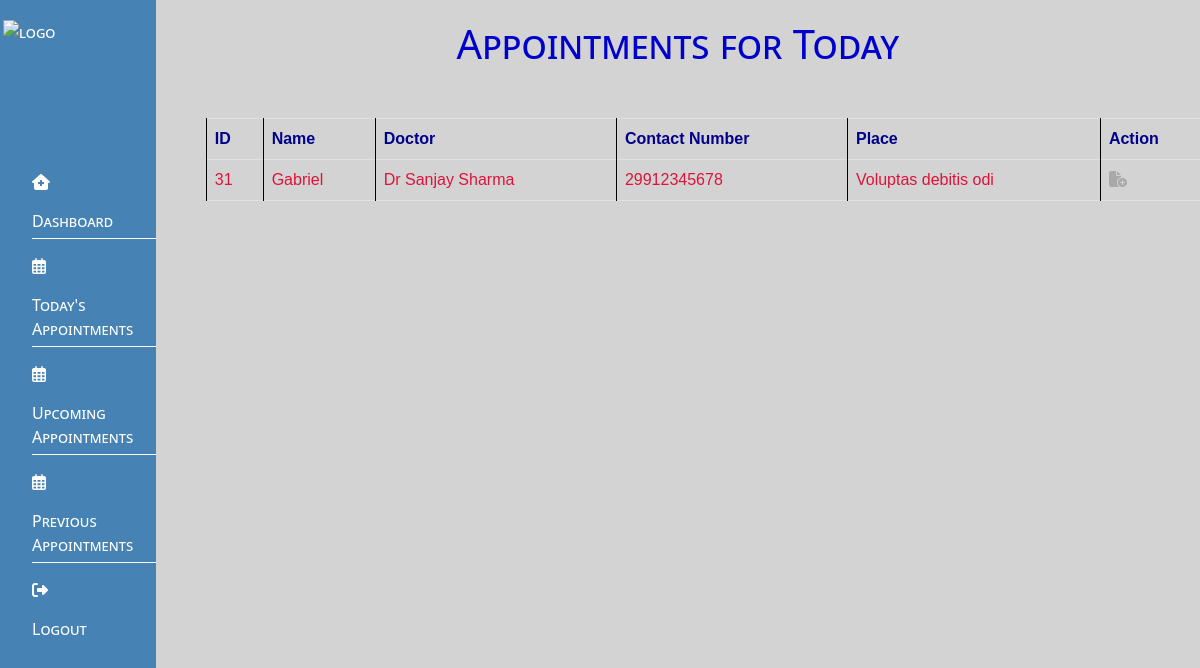
The app's page /today (signed in) with its own data.
### home/models.py (models this page shows, shortened)
class contactdata(models.Model):
    name = models.CharField(max_length=20,null=True,blank=True)
    number = models.IntegerField(null=True,blank=True)
    department =models.ForeignKey(Department,on_delete=models.CASCADE,null=True,blank=True)
    doctors = models.ForeignKey(Doctors,on_delete=models.CASCADE,null=True,blank=True)
    day = models.DateField(null=True,blank=True)
    place = models.CharField(max_length=20,null=True,blank=True)
    checked = models.BooleanField(default=False,null=True,blank=True)
    Patients= models.CharField(max_length=20,null=True,blank=True)

class Doctors(models.Model):
    name = models.ForeignKey(User,on_delete=models.CASCADE,null=True,blank=True)
    image = models.ImageField(upload_to="doctorsimage/",null=True,blank=True)
    department = models.ForeignKey(Department,on_delete=models.CASCADE,null=True,blank=True)
    monday = models.BooleanField(default=False,null=True,blank=True)
    tuesday = models.BooleanField(default=False,null=True,blank=True)
    wednesday= models.BooleanField(default=False,null=True,blank=True)
    thursday = models.BooleanField(default=False,null=True,blank=True)
    friday= models.BooleanField(default=False,null=True,blank=True)
    saturday = models.BooleanField(default=False,null=True,blank=True)
    fees = models.TextField(null=True,blank=True)
    def __str__(self):
        return self.name.name

class User (AbstractBaseUser):
    name = models.CharField(max_length=20,null=True,blank=True)
    email = models.EmailField(verbose_name='email Address', max_length=40, unique=True)
    date_joined = models.DateTimeField(auto_now_add=True)
    is_active = models.BooleanField(default=True)
    is_staff = models.BooleanField(default=True)
    is_admin = models.BooleanField(default=False)
    is_superuser = models.BooleanField(default=False)
    doctor = models.BooleanField(default=False)
    objects = UserManager()
    USERNAME_FIELD = 'email'
    REQUIRED_FIELDS = ['name']

### home/views.py (the view)
# urls.py: path('today',views.today, name='today'),
def today(request):
    print(request.user.email)
    email = request.user.email
    doctor_user = User.objects.get(email=email)
    doctors = Doctors.objects.get(name=doctor_user)
    today_date = datetime.now().date()
    appointments_today = contactdata.objects.filter(day=today_date,checked=False,doctors=doctors)
    if today:
      return render(request, 'admin/today.html', {'appointments_today': appointments_today})
    else:
         return render(request, 'admin/today.html', {'message': 'no appointments'})

### home/templates/admin/today.html (shortened to what this page needs)
{% extends "admin/dash.html" %}
{% load static %}
{% block css %}
<link rel="stylesheet" href="{% static 'css/admin/doc.css' %}">
{% endblock css %}
{% block content %}
<h1>Appointments for Today</h1>
<table class="table table-bordered" style="margin-left: 30px; margin-top: 50px;">
    <tr style="gap: 10px; color:royalblue;">
        <th>ID</th>
        <th>Name</th>
        <th>Doctor</th>
        <th>Contact Number</th>
        <th>Place</th>
        <th>Action</th>
    </tr>
    {% for appointment in appointments_today %}
    <tr>
        <td>{{ appointment.id }}</td>
        <td>{{ appointment.name }}</td>
        <td>{{ appointment.doctors }}</td>
        <td>{{ appointment.number }}</td>
        <td>{{ appointment.place }}</td>
        <td>
            <a href="{% url 'pres' appointment.id  %}">
                <i class="fa-solid fa-file-circle-plus icon"></i>
            </a>
        </td>
    </tr>
    {% endfor %}
</table>
{% endblock content %}

### home/static/css/admin/dash.css (style rules this page uses)
* { margin: 0; padding: 0; box-sizing: border-box; }
body { font-family: Arial, sans-serif; }

### home/static/css/admin/doc.css (style rules this page uses)
body { font-family: Arial, sans-serif; background-color:darkred }
h1 { color:mediumblue; text-align: center; font-variant: small-caps; }
.table { margin-top: 40px; font-family: Arial, sans-serif; }
.table th, .table td { border: 1px solid black; padding: 10px; text-align: left; }
.table th { background-color: #f2f2f2; color: darkblue; }
.table td { color:crimson; }
.table a { margin-right: 10px; color: darkgray; text-decoration: none; transition: color 0.3s ease; }

### records on screen
contactdata: id "31", name "Gabriel", doctors "Dr Sanjay Sharma", number "29912345678", place "Voluptas debitis odi"
